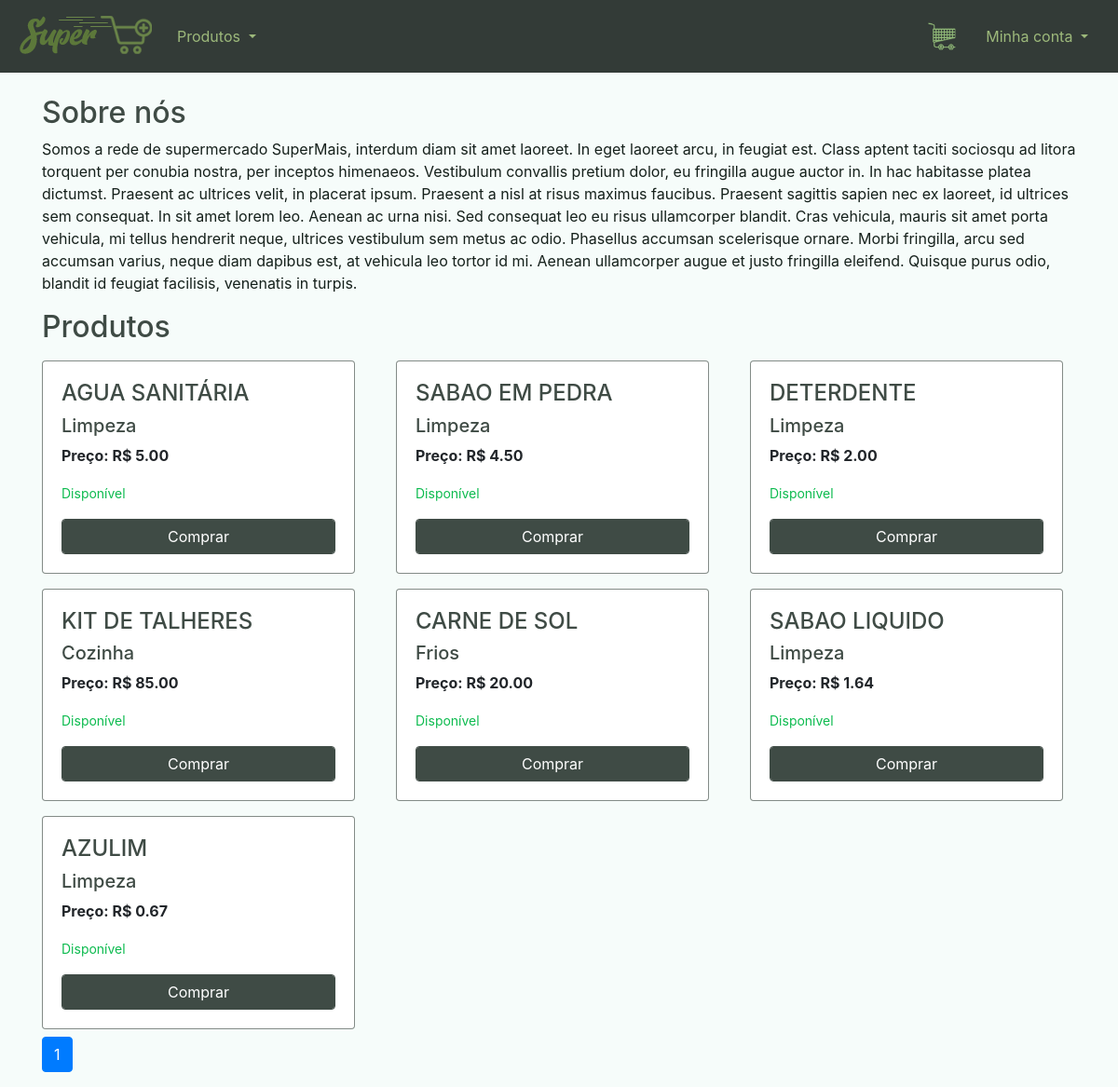
The page / on the database its author committed.
### dashboard/models.py (models this page shows, shortened)
class Produto(models.Model):
    categoria = models.ForeignKey(Categoria, on_delete=models.CASCADE, verbose_name='Categoria')
    nome = models.CharField(max_length=150, unique=True, blank=False, null=False, verbose_name='Produto')
    quantidade = models.IntegerField(blank=False, null=False, verbose_name='Quantidade')
    valor_pago = models.DecimalField(max_digits=6, decimal_places=2, blank=False, null=False,verbose_name='Valor Pago')
    preco_medio = models.DecimalField(default=0.00, max_digits=5, decimal_places=2, blank=False, null=False,verbose_name='Preço de Venda',editable=False)
    data_criada = models.DateTimeField(auto_now_add=True, verbose_name='Criado')
    data_modificacao = models.DateTimeField(auto_now=True,verbose_name='Modificado')
    status = models.BooleanField(default=True, auto_created=True)

class Categoria(models.Model):
    nome = models.CharField(max_length=50, blank=True, null=True, unique=True, verbose_name='Categoria')
    def __str__(self):
        return self.nome

### supermercado/views.py (the view)
# urls.py: path('', super_index, name='super_index'),
def super_index(request, nome=None):
    contexto = {}
    nome_cat = None
    produtos = Produto.objects.all().order_by('-id')
    categorias = Categoria.objects.all()
    if nome:
        nome_cat = get_object_or_404(Categoria, nome=nome)
        produtos = Produto.objects.filter(categoria=nome_cat)
    produtos = paginacao(request,produtos,20)
    contexto['categorias'] = categorias
    contexto['categoria'] = nome_cat
    contexto['produtos'] = produtos
    return render(request, 'supermercado/super_index.html', contexto)

### supermercado/views.py (called while the page is built)
def paginacao(request, model, qnd=10):
    paginacao = Paginator(model, qnd)
    paginas = request.GET.get('p')
    model = paginacao.get_page(paginas)
    return model

### supermercado/templates/supermercado/super_index.html (shortened to what this page needs)
{% extends 'base.html' %}
{% block navbar %}
{% include 'parciais/_super_index_header.html' %}
{% endblock %}
{% block main %}
<div class="container mt-4">
    <div class="row mt-1">
        <div class="col-12">
            <h2 class="title-h2 h2">Sobre nós</h2>
        </div>
        <div class="col-12">
            <p class="text-p">
                Somos a rede de supermercado SuperMais, interdum diam sit amet laoreet. In eget laoreet arcu, in feugiat
                est. Class aptent
                taciti sociosqu ad litora torquent per conubia nostra, per inceptos himenaeos. Vestibulum convallis
                pretium dolor, eu fringilla augue auctor in. In hac habitasse platea dictumst. Praesent ac ultrices
                velit, in placerat ipsum. Praesent a nisl at risus maximus faucibus. Praesent sagittis sapien nec ex
                laoreet, id ultrices sem consequat. In sit amet lorem leo. Aenean ac urna nisi. Sed consequat leo eu
                risus ullamcorper blandit. Cras vehicula, mauris sit amet porta vehicula, mi tellus hendrerit neque,
                ultrices vestibulum sem metus ac odio. Phasellus accumsan scelerisque ornare. Morbi fringilla, arcu sed
                accumsan varius, neque diam dapibus est, at vehicula leo tortor id mi. Aenean ullamcorper augue et justo
                fringilla eleifend. Quisque purus odio, blandit id feugiat facilisis, venenatis in turpis.
            </p>
        </div>
    </div>
    <div class="row">
        <div class="col-12">
            <h2 class="title-h2 h2">{% if categoria %}{{categoria.nome}}{%else%}Produtos{%endif%}</h2>
        </div>
        {% for produto in produtos %}
        <div class="col  mt-2 mb-2">
            <div class="card" style="width: 21rem;">
                <div class="card-body">
                    <h4 class="card-title">{{produto.nome}}</h4>
                    <h5 class="card-title">{{produto.categoria}}</h5>
                    <p class="card-text"><strong>Preço: R$ {{produto.preco_medio}}</strong></p>
                    {% if produto.status == True %}
                    <span class="small dis">Disponível</span>
                    {% else %}
                    <span class="small inds">Indisponível</span>
                    {%endif%}
                    {% if produto.status == False%}
                    <form action="{% url 'super_produto_detalhe' produto.id %}" method="POST">
                        {% csrf_token %}
                        <input type="submit" class="form-control btn btn-primary2 disabled" hidden value="Comprar">
                    </form>
                    {%else%}
                    <form action="{% url 'super_produto_detalhe' produto.id %}" method="POST">
                        <input type="submit" class="form-control btn btn-primary2" value="Comprar">
                    </form>
                    {%endif%}
                </div>
            </div>
        </div>
        {% endfor %}
    </div>
    <nav aria-label="Paginação do E-commerce">
        <ul class="pagination">
            {% for pagina in produtos.paginator.page_range %}
            {% if produtos.number == pagina %}
            <li class="page-item active"><a class="page-link" href="?p={{pagina}}">{{pagina}}</a></li>
            {%else%}
            <li class="page-item"><a class="page-link" href="?p={{pagina}}">{{pagina}}</a></li>
            {%endif%}
            {%endfor%}
        </ul>
    </nav>
</div>
{% endblock %}

### templates/static/css/style.css (style rules this page uses)
body { background-color: #f6fcfa !important; }
h1,h2,h3,h4,h5,h6 { color: #3f4b45 !important; }
.btn-primary2 { color: #fff; background-color: #3f4b45; border-color: #3f4b45; }
.card { position: relative; display: flex; flex-direction: column; min-width: 0; word-wrap: break-word; background-color: #fff; background-clip: border-box; border: 1px solid #3f4b45a4 !important; border-radius: 0.25rem; }
.card-title { margin-bottom: 0.5rem; color: #3f4b45 !important; }
.small { font-size: 0.875em; color: #23362d !important; }
.text-p { color: #15201b !important; }
.dis { color: #0dbb4f !important; }

### rows shown on the page
Produto: nome "AGUA SANITÁRIA", categoria "Limpeza", preco_medio "5.00", status "Disponível"
Produto: nome "SABAO EM PEDRA", categoria "Limpeza", preco_medio "4.50", status "Disponível"
Produto: nome "DETERDENTE", categoria "Limpeza", preco_medio "2.00", status "Disponível"
Produto: nome "KIT DE TALHERES", categoria "Cozinha", preco_medio "85.00", status "Disponível"
Produto: nome "CARNE DE SOL", categoria "Frios", preco_medio "20.00", status "Disponível"
Produto: nome "SABAO LIQUIDO", categoria "Limpeza", preco_medio "1.64", status "Disponível"
Produto: nome "AZULIM", categoria "Limpeza", preco_medio "0.67", status "Disponível"

### other values the page prints
{{ pagina }} "1"
